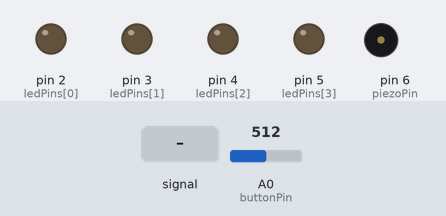
Recording of a sketch running on a simulated Arduino Uno, built with avr-gcc and run on an emulated ATmega328P. Shown: output pins drawn as LEDs (lit = HIGH), buzzer (waves = sounding). Inputs (shaded band) come from the test bench; at power-on: A0 (buttonPin) = 512. Random numbers use the default seed unless the sketch sets one.

Above: at 4.7 s.
4.8 s: A0 (buttonPin) fed a 200 Hz sine of ±460 counts around its level
At 5.3 s:
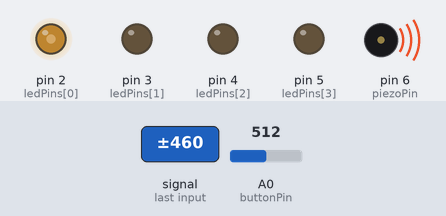
7.8 s: A0 (buttonPin) set to 716
At 9.0 s:
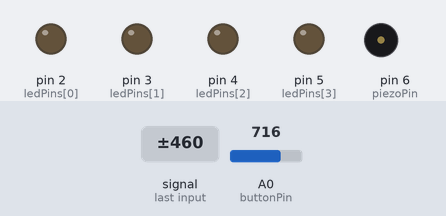
9.3 s: A0 (buttonPin) fed a 1000 Hz sine of ±255 counts around its level
At 9.9 s:
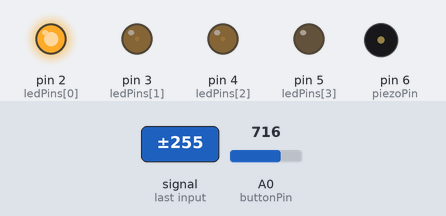
12.3 s: A0 (buttonPin) set to 900
At 12.44 s:
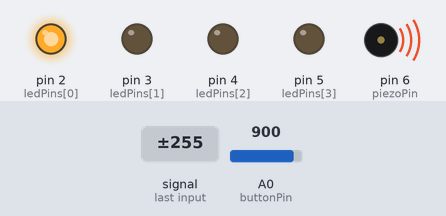
14.0 s: A0 (buttonPin) fed a 200 Hz sine of ±81 counts around its level
At 14.8 s:
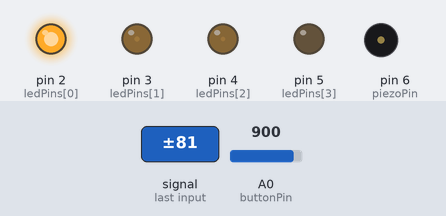
15.5 s: A0 (buttonPin) set to 1023
Timing chart, 0 to 18.2 s (numbered marks = the images above; inputs shaded):
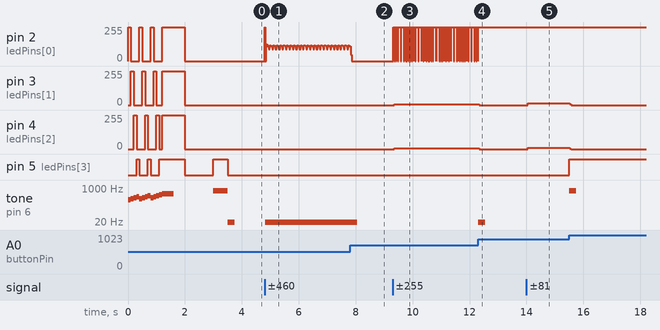

Measured:
- after the input at 4.8 s, tone on pin 6 (piezoPin): silent → 6 Hz at once
- after the input at 7.8 s, tone on pin 6 (piezoPin): 6 Hz → silent after 0.25 s
- after the input at 9.3 s, pin 2 (ledPins[0]): 0/255 → 255/255 at once, then repeats every 0.62 s: 2 × (0/255 0.01 s, 255/255 0.05 s), 2 × (0/255 0.01 s, 255/255 0.10 s), 0/255 0.01 s, 255/255 0.05 s, 0/255 0.01 s, 255/255 0.03 s, 2 × (0/255 0.01 s, 255/255 0.05 s), 0/255 0.01 s, 255/255 0.03 s; pin 3 (ledPins[1]): 0/255 → 7/255 after 0.05 s
- after the input at 12.3 s, pin 3 (ledPins[1]), pin 4 (ledPins[2]): 7/255 → 0/255 after 0.05 s; tone on pin 6 (piezoPin): 6 Hz → silent after 0.25 s
- after the input at 14.0 s, pin 3 (ledPins[1]): 0/255 → 13/255 after 0.05 s; pin 4 (ledPins[2]): 0/255 → 9/255 after 0.05 s
- by itself, tone on pin 6 (piezoPin): plays 262 Hz for 0.10 s, 294 Hz for 0.10 s, 330 Hz for 0.10 s, 370 Hz for 0.10 s, 294 Hz for 0.10 s, 330 Hz for 0.10 s … (15 notes in this stretch)

The sketch:

project-2-memory-game.ino
```cpp
#include "ButtonHandler.h"
#include "MemoryGame.h"
#include "LightController.h"
#include "HardCodedFlashes.h"

using namespace std;

int buttonPin = A0;
int piezoPin = 6;
int pitchFrequencies[] = {370, 466, 554, 740};
int ladderValues[] = {785, 851, 929, 1023};
int noiseThreshold = 10;
int pressedDuration = 0;
bool listeningForInput = false;
State gameState;
MemoryGame game;

const int LIGHT_DELAY = 500;

void setup() {
  srand(analogRead(A1)); // disconnected pin
  initLights();

  game.registerNewPatternObserver(&displayPattern);
  game.registerChangedStateObserver(&changeState);
  game.registerGameEndedObserver(&gameOver);
  ButtonHandler::registerOnPress(&onPress);
  ButtonHandler::registerOnRelease(&onRelease);
  ButtonHandler::registerWhileDown(&whileDown);

  // do start stuff
  doStartSequence(piezoPin);
  game.start();
}

void loop() {
  int buttonValue = analogRead(buttonPin);
  int buttonPressed = whichButton(buttonValue);
  ButtonHandler::update(buttonPressed);
}

/**
 * @brief Display the pattern to the player using the LEDs and piezo.
 *
 * @param event The event containing the new pattern.
 */
void displayPattern(NewPatternEventArgs event) {
  listeningForInput = false;
  delay(LIGHT_DELAY);
  for (int i = 0; i < event.pattern->length; i++) {
    // emit sound maybe
    delay(100);
    tone(piezoPin, pitchFrequencies[event.pattern->values[i]], LIGHT_DELAY);
    setLightOnForDelay(event.pattern->values[i], LIGHT_DELAY);

  }
  listeningForInput = true;
}

/**
 * @brief Handles a changed game state.
 *
 * @param event The event containing the updated game state.
 */
void changeState(ChangedStateEventArgs event) {
  gameState = event.state;
  if (event.state != Active) listeningForInput = false;
  else listeningForInput = true;
}

/**
 * @brief Ends the game.
 *
 * @param event The event containing the final score.
 */
void gameOver(GameEndedEventArgs event) {
  doEndSequence(piezoPin);
}

/**
 * @brief Handles a button press.
 *
 * @param button The pressed button.
 */
void onPress(int button) {
  if (!listeningForInput) return; // bro
  tone(piezoPin, pitchFrequencies[button], LIGHT_DELAY / 2);
  setLight(button, ON);
}

/**
 * @brief Handles a button release.
 *
 * @param button The released button.
 */
void onRelease(int button) {
  setLight(button, OFF);
  int thisDuration = pressedDuration;
  pressedDuration = 0;

  if (gameState == Ending) {
    doStartSequence(piezoPin);
    game.start();
    return;
  }
  if (!listeningForInput) return; // bro
  if (thisDuration < noiseThreshold) return; // filter out ghost presses
  game.input(button);
}

/**
 * @brief Handles an actively pressed button.
 *
 * @param button The pressed button.
 */
void whileDown(int button) {
  pressedDuration++;
}

/**
 * @brief Decodes the pressed button from the ladder voltage.
 *
 * @param readValue The value at the end of the resistor ladder.
 * @return int The pressed button or -1 if no button pressed.
 */
int whichButton(int readValue) {
  int ladderThreshold = 5;
  if (readValue == 0) return -1;
  for (int i = 0; i < 4; i++) {
    if (abs(readValue-ladderValues[i]) < ladderThreshold) return i;
  }
}
```

ButtonHandler.cpp
```cpp
#include "ButtonHandler.h"

void ButtonHandler::update(int currentPressed) {
  if (activeButton == -1 && currentPressed == -1) return; // no button pressed

  // button stays down
  if (activeButton == currentPressed) {
    whileDownHandler(activeButton);
    return;
  }

  // get the release if a button was pressed before
  if (activeButton != -1) {
    onReleaseHandler(activeButton);
  }

  // get the press if a new button was pressed
  if (currentPressed != -1) {
    onPressHandler(currentPressed);
  }

  // update active
  activeButton = currentPressed;
}
void ButtonHandler::registerOnPress(void (*onPress)(int)) {
  onPressHandler = onPress;
}

void ButtonHandler::registerOnRelease(void (*onRelease)(int)) {
  onReleaseHandler = onRelease;
}

void ButtonHandler::registerWhileDown(void (*whileDown)(int)) {
  whileDownHandler = whileDown;
}

int ButtonHandler::activeButton = -1;
void (*ButtonHandler::onPressHandler)(int) = nullptr;
void (*ButtonHandler::onReleaseHandler)(int) = nullptr;
void (*ButtonHandler::whileDownHandler)(int) = nullptr;
```

ButtonHandler.h
```cpp
class ButtonHandler {
  private:
  /**
   * @brief The currently pressed button or -1 if no button is pressed.
   *
   */
  static int activeButton;

  /**
   * @brief Called when a button is pressed.
   *
   */
  static void (*onPressHandler)(int button);

  /**
   * @brief Called when a button is released.
   *
   */
  static void (*onReleaseHandler)(int button);

  /**
   * @brief Called each loop step that the active button is still down.
   *
   */
  static void (*whileDownHandler)(int button);

  public:
  /**
   * @brief Updates the handler.
   *
   * @param currentPressed The currently pressed button or -1 if no button is pressed.
   */
  static void update(int currentPressed);

  /**
   * @brief Attach an observer function to the button press event.
   *
   * @param onPress The event handler.
   */
  static void registerOnPress(void (*onPress)(int button));

  /**
   * @brief Attach an observer function to the button release event.
   *
   * @param onRelease The event handler.
   */
  static void registerOnRelease(void (*onRelease)(int button));

  /**
   * @brief Attach an observer function to the button while down event.
   *
   * @param whileDown The event handler.
   */
  static void registerWhileDown(void (*whileDown)(int button));
};
```

HardCodedFlashes.cpp
```cpp
#include "HardCodedFlashes.h";

void doStartSequence(int piezo) {
  int noteScale[] = {262, 294, 330, 370, 415, 466, 523/*, 587, 659, 740, 831, 932, 1046*/};
  int noteLength = 100;

  for (int measure = 0; measure < 3; measure++) {
    for (int beat = 0; beat < 4; beat++) {
      tone(piezo, noteScale[measure + beat], noteLength);
      setLightOnForDelay(beat, noteLength);
      noTone(piezo);
    }
  }

  tone(piezo, noteScale[6], 400);
  for (int i = 0; i < 4; i++) setLight(i, ON);
  delay(800);
  for (int i = 0; i < 4; i++) setLight(i, OFF);
  delay(400);
}

void doEndSequence(int piezo) {
  int noteScale[] = {349, 330, 311, 294};
  int noteLength = 200;

  for (int i = 0; i < 4; i++) {
    setLight(i, ON);
  }

  for (int i = 0; i < 4; i++) {
    for (int j = 0; j < 2; j++) {
      tone(piezo, noteScale[i], noteLength - 10);
      delay(noteLength);
      noTone(piezo);
    }
    setLight(i, OFF);
  }
}
```

HardCodedFlashes.h
```cpp
#include "LightController.h";
#include "Arduino.h";

/**
 * @brief Runs the start light/music sequence.
 *
 * @param piezo The pin connected to the piezo.
 */
void doStartSequence(int piezo);

/**
 * @brief Run the end light/music sequence.
 *
 * @param piezo The pin connected to the piezo.
 */
void doEndSequence(int piezo);
```

LightController.cpp
```cpp
#include "LightController.h";

int ledPins[] = {2, 3, 4, 5};

void initLights() {
  for (int pin : ledPins) {
    pinMode(pin, OUTPUT);
    digitalWrite(pin, LOW);
  }
}

void setLight(int light, bool onOrOff) {
  digitalWrite(ledPins[light], onOrOff ? HIGH : LOW);
}

void setLightOnForDelay(int light, int delayMs) {
  setLight(light, ON);
  delay(delayMs);
  setLight(light, OFF);
}
```

LightController.h
```cpp
#ifndef LIGHTCONTROLLER_H
#define LIGHTCONTROLLER_H

#include "Arduino.h"

#define ON true
#define OFF false

/**
 * @brief Initialize all the pins and turn the lights off.
 *
 */
void initLights();

/**
 * @brief Turn an LED on or off.
 *
 * @param light The LED to set.
 * @param onOrOff What to set the LED to.
 */
void setLight(int light, bool onOrOff);

/**
 * @brief Turn an LED on for a specified length of time.
 * Pauses the program execution during delay.
 *
 * @param light The LED to turn on.
 * @param delayMs The duration to keep the light on for.
 */
void setLightOnForDelay(int light, int delayMs);

#endif // LIGHTCONTROLLER_H
```

MemoryGame.cpp
```cpp
/**
 * @file MemoryGame.cpp
 * @author Elia Cohen
 * @brief Source file contains all the core functionality for the memory game.
 * @version 0.2
 * @date 2023-11-11
 */

#include "MemoryGame.h"

template<typename T> void MemoryGame::GameEvent<T>::registerObserver(void (*onEvent)(T)) {
  observer = onEvent;
}

// template void MemoryGame::GameEvent<ChangedStateEventArgs>::registerObserver(void (*)(ChangedStateEventArgs));
// template void MemoryGame::GameEvent<NewPatternEventArgs>::registerObserver(void (*)(NewPatternEventArgs));
// template void MemoryGame::GameEvent<GameEndedEventArgs>::registerObserver(void (*)(GameEndedEventArgs));

template<typename T> void MemoryGame::GameEvent<T>::notifyObserver(T event) {
  observer(event);
}

void MemoryGame::start() {
  if (state == Active) return;
  compareIndex = 0;
  pattern.length = 0;

  state = Active;
  ChangedStateEventArgs event;
  event.state = state;
  changedState.notifyObserver(event);
  getNextPattern();
}

void MemoryGame::registerChangedStateObserver(void (*onChangedState)(ChangedStateEventArgs)) {
  changedState.registerObserver(onChangedState);
}

void MemoryGame::registerNewPatternObserver(void (*onNewPattern)(NewPatternEventArgs)) {
  newPattern.registerObserver(onNewPattern);
}

void MemoryGame::registerGameEndedObserver(void (*onGameEnded)(GameEndedEventArgs)) {
  gameEnded.registerObserver(onGameEnded);
}

void MemoryGame::getNextPattern() {
  long random = rand();
  random = rand();
  int nextValue = random * 4 / RAND_MAX;
  pattern.values[pattern.length++] = nextValue;

  NewPatternEventArgs event;
  event.pattern = &pattern;
  newPattern.notifyObserver(event);
}

bool MemoryGame::input(int value) {
  if (state != Active) return false;         // not ready for input
  if (value < 0 || value > 3) return false;  // out of range

  processNextInput(value);
  return true;
}

void MemoryGame::processNextInput(int input) {
  // check that pattern is correct
  if (pattern.values[compareIndex] == input) {
    compareIndex++;
  } else {
    end();
    return;
  }

  // continue game
  if (compareIndex == pattern.length) {
    compareIndex = 0;
    getNextPattern();
  }
}

void MemoryGame::end() {
  state = Ending;

  ChangedStateEventArgs changedStateEventArgs;
  changedStateEventArgs.state = state;
  changedState.notifyObserver(changedStateEventArgs);

  GameEndedEventArgs gameEndedEventArgs;
  gameEndedEventArgs.score = pattern.length - 1;
  gameEnded.notifyObserver(gameEndedEventArgs);
}
```

MemoryGame.h
```cpp
/**
 * @file MemoryGame.h
 * @author Elia Cohen
 * @brief Header file for all the core functionality for the memory game.
 * @version 0.1
 * @date 2023-11-11
 */

#ifndef MEMORYGAME_H
#define MEMORYGAME_H

#include <stdlib.h>

/**
 * @brief The current state of the game.
 *
 */
enum State { Starting, Active, Ending };

/**
 * @brief Contains values and length of a pattern.
 *
 */
struct Pattern {
    int values[200] = {}; /**< The pattern values.*/
    int length = 0; /**< The length of the pattern.*/
};

/**
 * @brief Contains the necessary data to handle a changed state event.
 *
 */
struct ChangedStateEventArgs {
    State state; /**< The new game state.*/
};

/**
 * @brief Contains the necessary data to handle a new pattern event.
 *
 */
struct NewPatternEventArgs {
    Pattern* pattern; /**< The new pattern.*/
};

/**
 * @brief Contains the necessary data to handle a game ended event.
 *
 */
struct GameEndedEventArgs {
    int score; /**< The final score.*/
};

/**
 * @brief Contains methods for running the memory game
 *
 */
class MemoryGame {
private:
    Pattern pattern; /**< The pattern.*/
    int compareIndex = 0; /**< The index of the next pattern step the user is expected to input.*/
    State state = Starting; /**< The current state of the game.*/

    /**
     * @brief Appends a step to the pattern.
     *
     */
    void getNextPattern();

    /**
     * @brief Processes an input and progresses the game.
     *
     * @param input The input (between 0 and 3)
     */
    void processNextInput(int input);

    /**
     * @brief Ends the game.
     *
     */
    void end();

    /**
     * @brief Contains methods for executing a game event to a single observer.
     *
     * @tparam T The event args parameter type that the event handler should accept.
     */
    template <typename T> class GameEvent {
    private:
        void (*observer)(T) = nullptr; /**< The observer called when the event occurs.*/
    public:
        /**
         * @brief Sets the observer for this game event.
         *
         * @param onEvent The observer.
         */
        void registerObserver(void (*onEvent)(T));

        /**
         * @brief Notifies the observer that this event has occurred.
         *
         * @param event The relevant data to pass to the observer.
         */
        void notifyObserver(T event);
    };

    GameEvent<ChangedStateEventArgs> changedState; /**< Event for when the @ref state changes.*/
    GameEvent<NewPatternEventArgs> newPattern; /**< Event for when the next @ref pattern is generated.*/
    GameEvent<GameEndedEventArgs> gameEnded; /**< Event for when the game ends.*/
public:
    /**
     * @brief Starts the game.
     *
     */
    void start();

    /**
     * @brief Notifies the game of a user input.
     *
     * @param value The input.
     * @return true The input was accepted.
     * @return false The input was rejected (out of range, out of turn)
     */
    bool input(int value);

    /**
     * @brief Sets an observer for the changed state event.
     *
     * @param onChangedState The event handler.
     */
    void registerChangedStateObserver(void (*onChangedState)(ChangedStateEventArgs));

    /**
     * @brief Sets an observer for the new pattern event.
     *
     * @param onNewPattern The event handler.
     */
    void registerNewPatternObserver(void (*onNewPattern)(NewPatternEventArgs));

    /**
     * @brief Sets an observer for the game ended event.
     *
     * @param onGameEnded The event handler.
     */
    void registerGameEndedObserver(void (*onGameEnded)(GameEndedEventArgs));
};

#endif // MEMORYGAME_H
```
